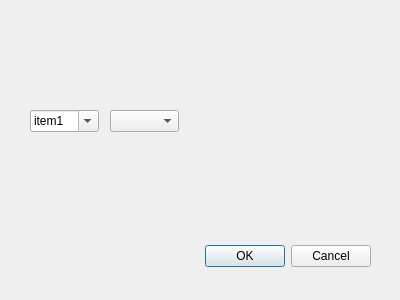
<?xml version="1.0" encoding="UTF-8"?>
<ui version="4.0">
 <class>Dialog</class>
 <widget class="QDialog" name="Dialog">
  <property name="geometry">
   <rect>
    <x>0</x>
    <y>0</y>
    <width>400</width>
    <height>300</height>
   </rect>
  </property>
  <property name="windowTitle">
   <string>Hello Qt</string>
  </property>
  <widget class="QDialogButtonBox" name="buttonBox">
   <property name="geometry">
    <rect>
     <x>30</x>
     <y>240</y>
     <width>341</width>
     <height>32</height>
    </rect>
   </property>
   <property name="orientation">
    <enum>Qt::Horizontal</enum>
   </property>
   <property name="standardButtons">
    <set>QDialogButtonBox::Cancel|QDialogButtonBox::Ok</set>
   </property>
  </widget>
  <widget class="QComboBox" name="comboBox">
   <property name="geometry">
    <rect>
     <x>30</x>
     <y>110</y>
     <width>69</width>
     <height>22</height>
    </rect>
   </property>
   <property name="editable">
    <bool>true</bool>
   </property>
   <property name="currentText">
    <string>item1</string>
   </property>
   <item>
    <property name="text">
     <string>item1</string>
    </property>
   </item>
   <item>
    <property name="text">
     <string>item2</string>
    </property>
   </item>
  </widget>
  <widget class="QComboBox" name="comboBox_2">
   <property name="geometry">
    <rect>
     <x>110</x>
     <y>110</y>
     <width>69</width>
     <height>22</height>
    </rect>
   </property>
  </widget>
 </widget>
 <resources/>
 <connections>
  <connection>
   <sender>buttonBox</sender>
   <signal>accepted()</signal>
   <receiver>Dialog</receiver>
   <slot>accept()</slot>
   <hints>
    <hint type="sourcelabel">
     <x>248</x>
     <y>254</y>
    </hint>
    <hint type="destinationlabel">
     <x>157</x>
     <y>274</y>
    </hint>
   </hints>
  </connection>
  <connection>
   <sender>buttonBox</sender>
   <signal>rejected()</signal>
   <receiver>Dialog</receiver>
   <slot>reject()</slot>
   <hints>
    <hint type="sourcelabel">
     <x>316</x>
     <y>260</y>
    </hint>
    <hint type="destinationlabel">
     <x>286</x>
     <y>274</y>
    </hint>
   </hints>
  </connection>
 </connections>
</ui>
